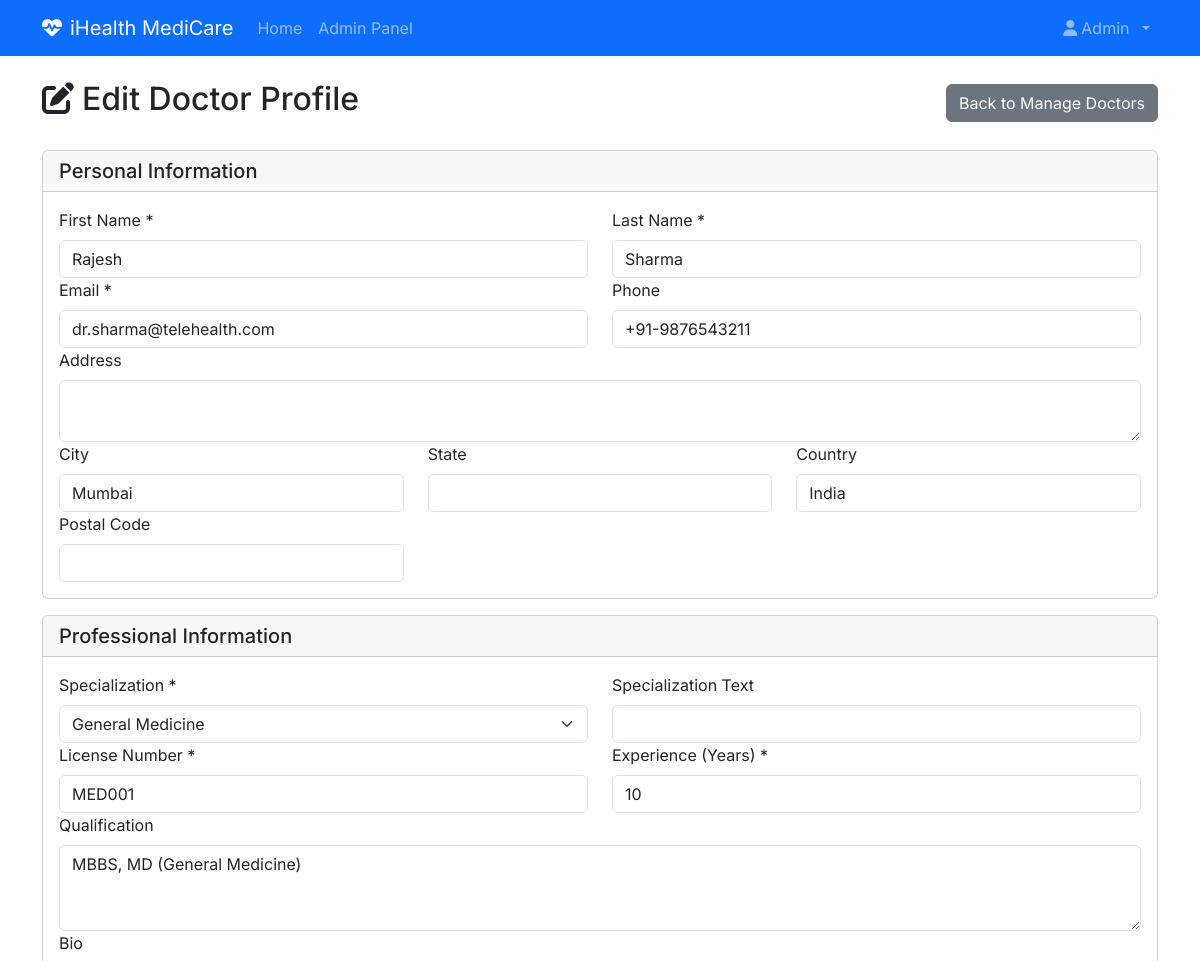
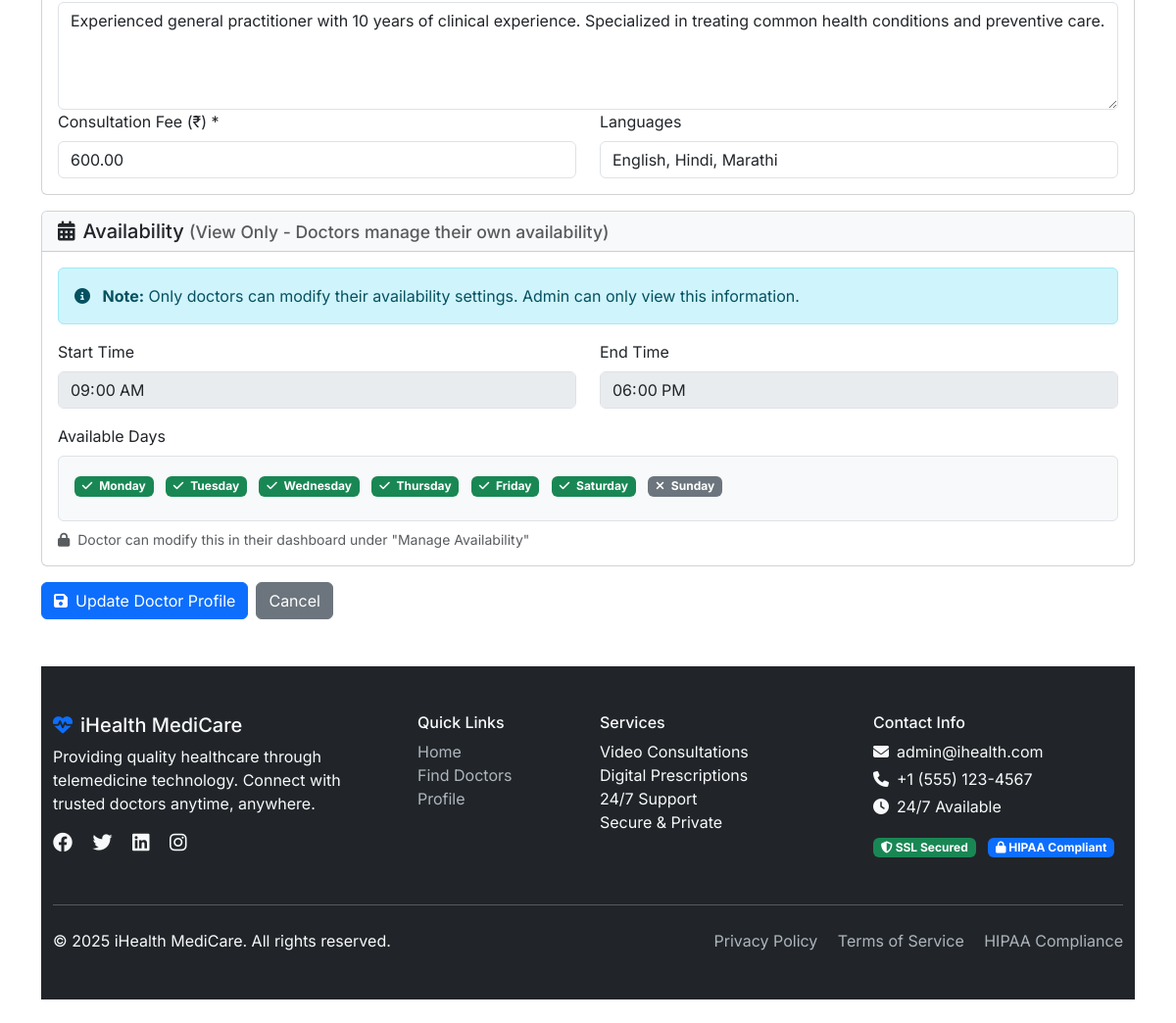
The app's page /admin/edit_doctor.php?id=2 (signed in) with its own data (2 pictures, top to bottom).
### tables this page shows
CREATE TABLE doctor_profiles (
    id INT PRIMARY KEY AUTO_INCREMENT,
    user_id INT UNIQUE NOT NULL,
    specialization_id INT NOT NULL,
    license_number VARCHAR(100) UNIQUE NOT NULL,
    experience_years INT DEFAULT 0,
    qualification TEXT NOT NULL,
    consultation_fee DECIMAL(10,2) NOT NULL DEFAULT 500.00,
    bio TEXT,
    languages VARCHAR(200) DEFAULT 'English, Hindi',
    availability_start TIME DEFAULT '09:00:00',
    availability_end TIME DEFAULT '18:00:00',
    available_days VARCHAR(255) DEFAULT 'monday,tuesday,wednesday,thursday,friday,saturday' COMMENT 'Comma-separated list of available days',
    rating DECIMAL(3,2) DEFAULT 0.00,
    total_reviews INT DEFAULT 0,
    clinic_name VARCHAR(200),
    clinic_address TEXT,
    is_verified BOOLEAN DEFAULT FALSE,
    created_at TIMESTAMP DEFAULT CURRENT_TIMESTAMP,
    updated_at TIMESTAMP DEFAULT CURRENT_TIMESTAMP ON UPDATE CURRENT_TIMESTAMP,

    FOREIGN KEY (user_id) REFERENCES users(id) ON DELETE CASCADE,
    FOREIGN KEY (specialization_id) REFERENCES specializations(id) ON DELETE RESTRICT,
    INDEX idx_specialization (specialization_id),
    INDEX idx_rating (rating),
    INDEX idx_fee (consultation_fee)
);

CREATE TABLE users (
    id INT PRIMARY KEY AUTO_INCREMENT,
    username VARCHAR(50) UNIQUE NOT NULL,
    email VARCHAR(100) UNIQUE NOT NULL,
    password VARCHAR(255) NOT NULL,
    role ENUM('admin', 'doctor', 'patient') NOT NULL,
    first_name VARCHAR(50) NOT NULL,
    last_name VARCHAR(50) NOT NULL,
    phone VARCHAR(20),
    profile_picture VARCHAR(255),
    address TEXT,
    city VARCHAR(100),
    state VARCHAR(100),
    country VARCHAR(100) DEFAULT 'India',
    postal_code VARCHAR(20),
    date_of_birth DATE,
    gender ENUM('male', 'female', 'other'),
    status ENUM('active', 'inactive', 'suspended') DEFAULT 'active',
    email_verified BOOLEAN DEFAULT FALSE,
    created_at TIMESTAMP DEFAULT CURRENT_TIMESTAMP,
    updated_at TIMESTAMP DEFAULT CURRENT_TIMESTAMP ON UPDATE CURRENT_TIMESTAMP,

    INDEX idx_role (role),
    INDEX idx_status (status),
    INDEX idx_email (email)
);

CREATE TABLE specializations (
    id INT PRIMARY KEY AUTO_INCREMENT,
    name VARCHAR(100) UNIQUE NOT NULL,
    description TEXT,
    icon VARCHAR(50) DEFAULT 'fas fa-stethoscope',
    created_at TIMESTAMP DEFAULT CURRENT_TIMESTAMP
);

### admin/edit_doctor.php (the view, shortened to what this page needs)
<?php
require_once '../includes/db_connect.php';
$doctor_id = $_GET['id'] ?? null;
try {
    $stmt = $db->prepare("
        SELECT u.*, dp.*, s.name as specialization_name
        FROM users u
        LEFT JOIN doctor_profiles dp ON u.id = dp.user_id
        LEFT JOIN specializations s ON dp.specialization_id = s.id
        WHERE u.id = ? AND u.role = 'doctor'
    ");
    $stmt->execute([$doctor_id]);
    $doctor = $stmt->fetch();
} catch (PDOException $e) {
    $error = 'Error fetching doctor details: ' . $e->getMessage();
    $doctor = null;
}
try {
    $stmt = $db->query("SELECT * FROM specializations ORDER BY name");
    $specializations = $stmt->fetchAll();
} catch (PDOException $e) {
    $specializations = [];
}
require_once '../includes/header.php';
?>
<div class="d-flex justify-content-between align-items-center mb-4">
    <h2><i class="fas fa-edit me-2"></i>Edit Doctor Profile</h2>
    <a href="manage_doctors.php" class="btn btn-secondary">Back to Manage Doctors</a>
</div>
<?php if ($doctor): ?>
<form method="POST" class="row g-3">
    <div class="col-12">
        <div class="card">
            <div class="card-header">
                <h5 class="mb-0">Personal Information</h5>
            </div>
            <div class="card-body">
                <div class="row">
                    <div class="col-md-6">
                        <label for="first_name" class="form-label">First Name *</label>
                        <input type="text" class="form-control" id="first_name" name="first_name"
                               value="<?php echo htmlspecialchars($doctor['first_name']); ?>" required>
                    </div>
                    <div class="col-md-6">
                        <label for="last_name" class="form-label">Last Name *</label>
                        <input type="text" class="form-control" id="last_name" name="last_name"
                               value="<?php echo htmlspecialchars($doctor['last_name']); ?>" required>
                    </div>
                    <div class="col-md-6">
                        <label for="email" class="form-label">Email *</label>
                        <input type="email" class="form-control" id="email" name="email"
                               value="<?php echo htmlspecialchars($doctor['email']); ?>" required>
                    </div>
                    <div class="col-md-6">
                        <label for="phone" class="form-label">Phone</label>
                        <input type="text" class="form-control" id="phone" name="phone"
                               value="<?php echo htmlspecialchars($doctor['phone'] ?? ''); ?>">
                    </div>
                    <div class="col-12">
                        <label for="address" class="form-label">Address</label>
                        <textarea class="form-control" id="address" name="address" rows="2"><?php echo htmlspecialchars($doctor['address'] ?? ''); ?></textarea>
                    </div>
                    <div class="col-md-4">
                        <label for="city" class="form-label">City</label>
                        <input type="text" class="form-control" id="city" name="city"
                               value="<?php echo htmlspecialchars($doctor['city'] ?? ''); ?>">
                    </div>
                    <div class="col-md-4">
                        <label for="state" class="form-label">State</label>
                        <input type="text" class="form-control" id="state" name="state"
                               value="<?php echo htmlspecialchars($doctor['state'] ?? ''); ?>">
                    </div>
                    <div class="col-md-4">
                        <label for="country" class="form-label">Country</label>
                        <input type="text" class="form-control" id="country" name="country"
                               value="<?php echo htmlspecialchars($doctor['country'] ?? ''); ?>">
                    </div>
                    <div class="col-md-4">
                        <label for="postal_code" class="form-label">Postal Code</label>
                        <input type="text" class="form-control" id="postal_code" name="postal_code"
                               value="<?php echo htmlspecialchars($doctor['postal_code'] ?? ''); ?>">
                    </div>
                </div>
            </div>
        </div>
    </div>
    <div class="col-12">
        <div class="card">
            <div class="card-header">
                <h5 class="mb-0">Professional Information</h5>
            </div>
            <div class="card-body">
                <div class="row">
                    <div class="col-md-6">
                        <label for="specialization_id" class="form-label">Specialization *</label>
                        <select class="form-select" id="specialization_id" name="specialization_id" required>
                            <?php foreach ($specializations as $spec): ?>
                                <option value="<?php echo $spec['id']; ?>"
                                        <?php echo $doctor['specialization_id'] == $spec['id'] ? 'selected' : ''; ?>>
                                    <?php echo htmlspecialchars($spec['name']); ?>
                                </option>
                            <?php endforeach; ?>
                        </select>
                    </div>
                    <div class="col-md-6">
                        <label for="specialization" class="form-label">Specialization Text</label>
                        <input type="text" class="form-control" id="specialization" name="specialization"
                               value="<?php echo htmlspecialchars($doctor['specialization'] ?? ''); ?>">
                    </div>
                    <div class="col-md-6">
                        <label for="license_number" class="form-label">License Number *</label>
                        <input type="text" class="form-control" id="license_number" name="license_number"
                               value="<?php echo htmlspecialchars($doctor['license_number'] ?? ''); ?>" required>
                    </div>
                    <div class="col-md-6">
                        <label for="experience_years" class="form-label">Experience (Years) *</label>
                        <input type="number" class="form-control" id="experience_years" name="experience_years"
                               value="<?php echo $doctor['experience_years'] ?? 0; ?>" min="0" required>
                    </div>
                    <div class="col-12">
                        <label for="qualification" class="form-label">Qualification</label>
                        <textarea class="form-control" id="qualification" name="qualification" rows="3"><?php echo htmlspecialchars($doctor['qualification'] ?? ''); ?></textarea>
                    </div>
                    <div class="col-12">
                        <label for="bio" class="form-label">Bio</label>
                        <textarea class="form-control" id="bio" name="bio" rows="4"><?php echo htmlspecialchars($doctor['bio'] ?? ''); ?></textarea>
                    </div>
                    <div class="col-md-6">
                        <label for="consultation_fee" class="form-label">Consultation Fee (₹) *</label>
                        <input type="number" class="form-control" id="consultation_fee" name="consultation_fee"
                               value="<?php echo $doctor['consultation_fee'] ?? 500; ?>" min="0" step="0.01" required>
                    </div>
                    <div class="col-md-6">
                        <label for="languages" class="form-label">Languages</label>
                        <input type="text" class="form-control" id="languages" name="languages"
                               value="<?php echo htmlspecialchars($doctor['languages'] ?? 'English, Hindi'); ?>"
                               placeholder="e.g., English, Hindi, Tamil">
                    </div>
                </div>
            </div>
        </div>
    </div>
    <div class="col-12">
        <div class="card">
            <div class="card-header bg-light">
                <h5 class="mb-0">
                    <i class="fas fa-calendar-alt me-2"></i>Availability
                    <small class="text-muted">(View Only - Doctors manage their own availability)</small>
                </h5>
            </div>
            <div class="card-body">
                <div class="alert alert-info mb-3">
                    <i class="fas fa-info-circle me-2"></i>
                    <strong>Note:</strong> Only doctors can modify their availability settings. Admin can only view this information.
                </div>
                <div class="row">
                    <div class="col-md-6">
                        <label class="form-label">Start Time</label>
                        <input type="time" class="form-control"
                               value="<?php echo $doctor['availability_start'] ?? '09:00'; ?>" readonly disabled>
                    </div>
                    <div class="col-md-6">
                        <label class="form-label">End Time</label>
                        <input type="time" class="form-control"
                               value="<?php echo $doctor['availability_end'] ?? '18:00'; ?>" readonly disabled>
                    </div>
                    <div class="col-12 mt-3">
                        <label class="form-label">Available Days</label>
                        <div class="p-3 border rounded bg-light">
                            <?php
                            $available_days = $doctor['available_days'] ?? 'monday,tuesday,wednesday,thursday,friday,saturday';
                            $days_array = explode(',', $available_days);
                            $all_days = ['monday', 'tuesday', 'wednesday', 'thursday', 'friday', 'saturday', 'sunday'];
                            foreach ($all_days as $day):
                                $is_available = in_array(trim($day), array_map('trim', $days_array));
                            ?>
                                <span class="badge <?php echo $is_available ? 'bg-success' : 'bg-secondary'; ?> me-2 mb-2">
                                    <i class="fas <?php echo $is_available ? 'fa-check' : 'fa-times'; ?> me-1"></i>
                                    <?php echo ucfirst($day); ?>
                                </span>
                            <?php endforeach; ?>
                        </div>
                        <div class="form-text mt-2">
                            <i class="fas fa-lock me-1"></i>
                            Doctor can modify this in their dashboard under "Manage Availability"
                        </div>
                    </div>
                </div>
            </div>
        </div>
    </div>
    <div class="col-12">
        <div class="d-flex gap-2">
            <button type="submit" class="btn btn-primary">
                <i class="fas fa-save me-2"></i>Update Doctor Profile
            </button>
            <a href="manage_doctors.php" class="btn btn-secondary">Cancel</a>
        </div>
    </div>
</form>
<?php endif; ?>
<?php require_once '../includes/footer.php'; ?>

### assets/css/style.css (style rules this page uses)
body { font-family: 'Inter', sans-serif; }

### records on screen
doctor_profiles: first_name "Rajesh", last_name "Sharma", email "dr.sharma@telehealth.com", phone "+91-9876543211", city "Mumbai", country "India", specialization_id "General Medicine", license_number "MED001", experience_years "10", qualification "MBBS, MD (General Medicine)", bio "Experienced general practitioner with 10 years of clinical experience. Specialized in treating common health conditions and preventive care.", consultation_fee "600.00", languages "English, Hindi, Marathi", availability_start "09:00:00", availability_end "18:00:00"

### other values on screen
SITE_NAME "iHealth MediCare"
$_SESSION['first_name'] "Admin"
$day "Monday"
$day "Tuesday"
$day "Wednesday"
$day "Thursday"
$day "Friday"
$day "Saturday"
$day "Sunday"
ADMIN_EMAIL "admin@ihealth.com"
